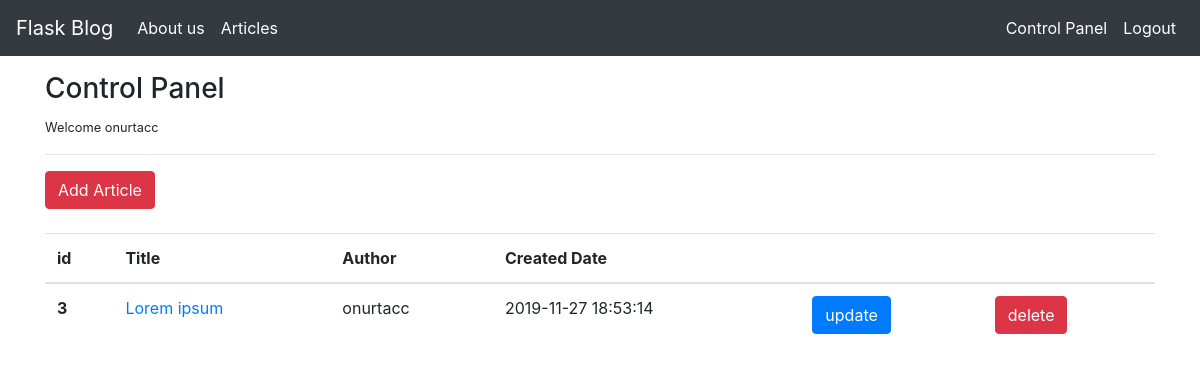
The page /dashboard (signed in) on the database as committed earlier.
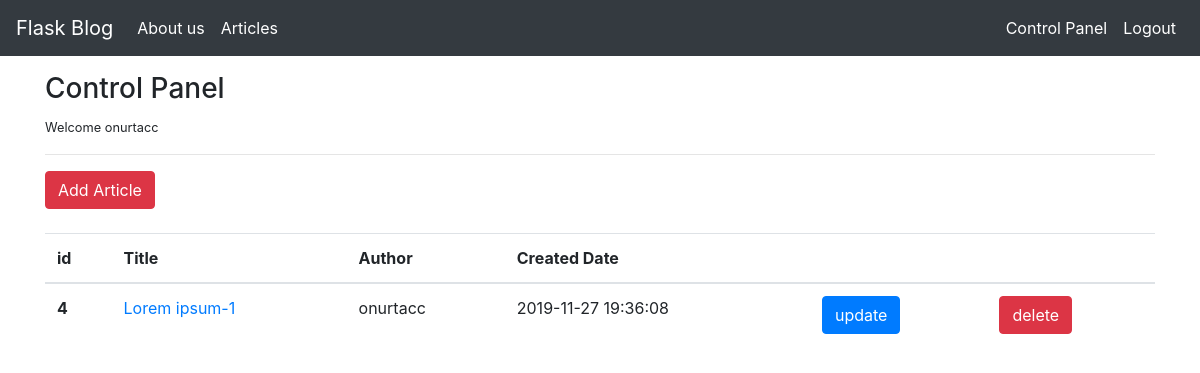
The same page on the database as committed later.
### tables this page shows
CREATE TABLE "articles"
(
	id INTEGER
		constraint articles_pk
			primary key autoincrement,
	title text,
	author text,
	content text,
	created_date DATETIME default CURRENT_TIMESTAMP
);

### blog.py (the view)
@app.route("/dashboard")
@login_required
def dashboard():
    db = sqlite3.connect(DATABASE)
    db.row_factory = sqlite3.Row
    cursor = db.cursor()
    query = "SELECT * FROM articles where author=?"
    cursor.execute(query, (session["username"],))
    data = cursor.fetchall()
    if data:
        return render_template("dashboard.html", articles=data)
    return render_template("dashboard.html")

### blog.py (called while the page is built)
def login_required(f):
    @wraps(f)
    def decorated_function(*args, **kwargs):
        if "logged_in" in session:
            return f(*args, **kwargs)
        else:
            flash("Please login", "danger")
            return redirect(url_for("login"))
    return decorated_function

### templates/dashboard.html
{% extends 'layout.html' %}
{% block body %}
    <h3>Control Panel</h3>
    <small>Welcome {{ session["username"] }}</small>
    <hr>
    <a href="/add-article" class="btn btn-danger">Add Article</a>
    <br><br>
    {% if articles %}
        <table class="table table-hover">
            <thead>
            <tr>
                <th scope="col">id</th>
                <th scope="col">Title</th>
                <th scope="col">Author</th>
                <th scope="col">Created Date</th>
                <th scope="col"></th>
                <th scope="col"></th>
            </tr>
            </thead>
            <tbody>
            {% for article in articles %}
                <tr>
                    <th scope="row">{{ article.id }}</th>
                    <td><a href="/article/{{ article.id }}">{{ article.title }}</a></td>
                    <td>{{ article.author }}</td>
                    <td>{{ article.created_date }}</td>
                    <td><a href="/edit/{{ article.id }}" class="btn btn-primary">update</a></td>
                    <td><a href="/delete/{{ article.id }}" class="btn btn-danger">delete</a></td>
                </tr>
            {% endfor %}
            </tbody>
        </table>
    {% else %}
        <div class="alert alert-danger">You have no articles yet</div>
    {% endif %}
{% endblock %}

### templates/layout.html (shortened to what this page needs)
<!doctype html>
<html lang="en">
<head>
    <link rel="stylesheet" href="https://stackpath.bootstrapcdn.com/bootstrap/4.3.1/css/bootstrap.min.css"
>
</head>
<body>
{% include 'includes/navbar.html' %}
<br><br><br>
<div class="container">
    {% block body %}
    {% endblock %}
</div>
</body>
</html>

### templates/includes/navbar.html (shortened to what this page needs)
<nav class="navbar navbar-expand-md navbar-dark fixed-top bg-dark">
    <a class="navbar-brand" href="/">Flask Blog</a>
    <div class="collapse navbar-collapse" id="navbarCollapse">
        <ul class="navbar-nav mr-auto">
            <li class="nav-item active">
                <a class="nav-link" href="/about">About us</a>
            </li>
            <li class="nav-item active">
                <a class="nav-link" href="/articles">Articles</a>
            </li>
        </ul>
        <ul class="navbar-nav ml-auto">
            {% if session["logged_in"] %}
                <li class="nav-item active">
                    <a class="nav-link" href="/dashboard">Control Panel</a>
                </li>
                <li class="nav-item active">
                    <a class="nav-link" href="/logout">Logout</a>
                </li>
            {% endif %}
        </ul>
    </div>
</nav>

Rows that differ between the two databases and show on the page:
removed articles: username "onurtacc", id "3", title "Lorem ipsum", author "onurtacc", created_date "2019-11-27 18:53:14"
added articles: username "onurtacc", id "4", title "Lorem ipsum-1", author "onurtacc", created_date "2019-11-27 19:36:08"
